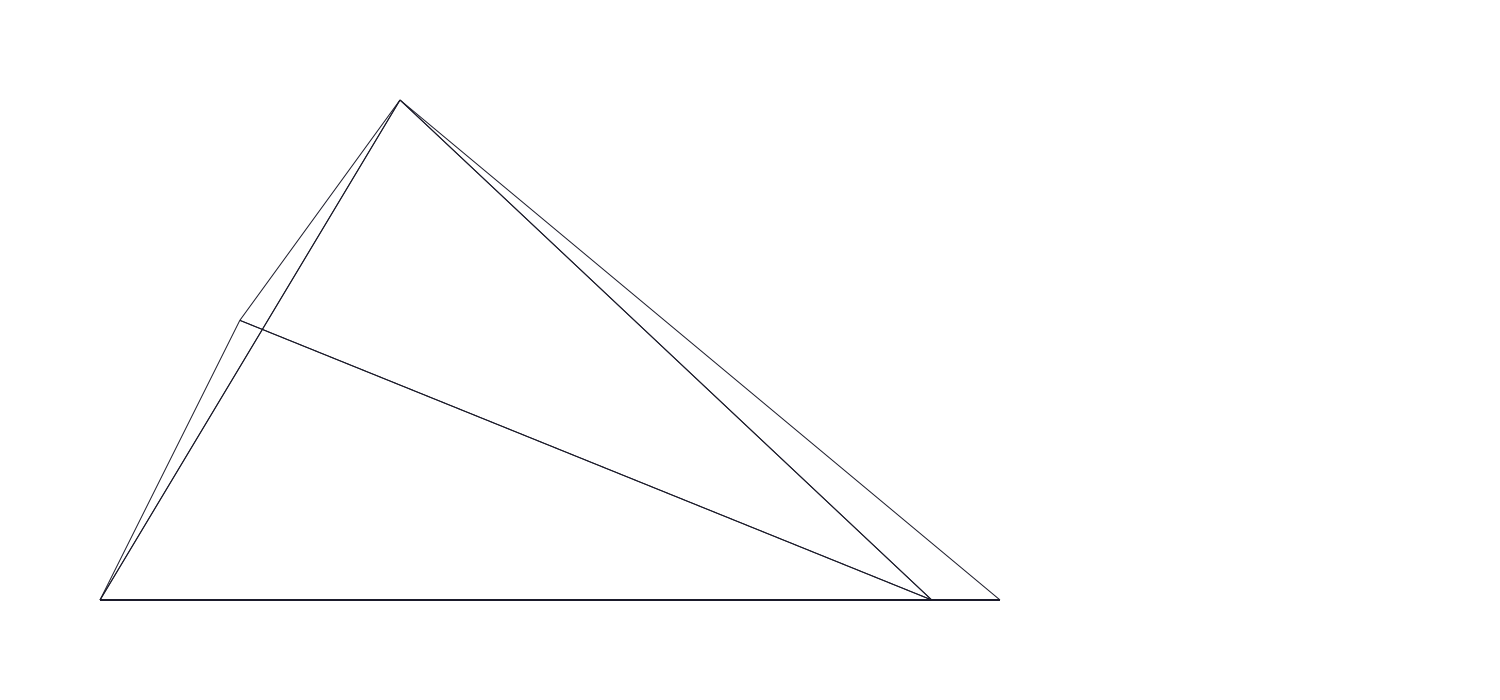

Write the Python code that produced this figure.
"""
  mountains
"""
import svgwrite
import random

def addLine(c1, c2):
  svg.add(svg.line(c1, c2, stroke=svgwrite.rgb(10, 10, 16, '%')))

def addTriangle(c1, c2, c3):
  addLine(c1, c2)
  addLine(c1, c3)
  addLine(c2, c3)

def middlePoint(c1, c2):
  a1 = (c1[0] + c2[0])/2
  a2 = (c1[1] + c2[1])/2
  return (a1, a2)

def randomOnLine(c1, c2):
  w = random.random()

  x = w*(c2[0]-c1[0])+c1[0]

  m = (c1[1] - c2[1])/(c1[0]-c2[0])
  q = c1[1] - m*c1[0]

  y = m*x + q

  return (x, y)

(h,w) = (700, 1500)

svg = svgwrite.Drawing(filename = "mountains.svg", size = (str(w)+"px", str(h)+"px"))

c1 = (100, 600)
c2 = (400, 100)
c3 = (1000, 600)

addTriangle(c1, c2, c3)



def toTwoTriangle2(c1, c2, c3, n):
  c4 =  randomOnLine(c1, c3) #middlePoint(c1, c3)

  addTriangle(c1, c2, c4)
  addTriangle(c3, c2, c4)

  if n > 1:
    toTwoTriangle(c1, c2, c4, n-1)
    toTwoTriangle(c3, c2, c4, n-1)


def toTwoTriangle(c1, c2, c3, n):
  # get random number
  r = random.randrange(3)
  # calculate new point
  

  if r == 1:
    toTwoTriangle2(c1, c2, c3, n)
  elif r ==2:
    toTwoTriangle2(c2, c3, c1, n)
  else:
    toTwoTriangle2(c3, c1, c2, n)

toTwoTriangle(c1, c2, c3, 2)


#print c5
#print c6

#addLine(c2, c4)

#addLine(c4, c5)

#addLine(c5, c6)
#
# c1, c2, c3
# c1, c2, c4

svg.save()